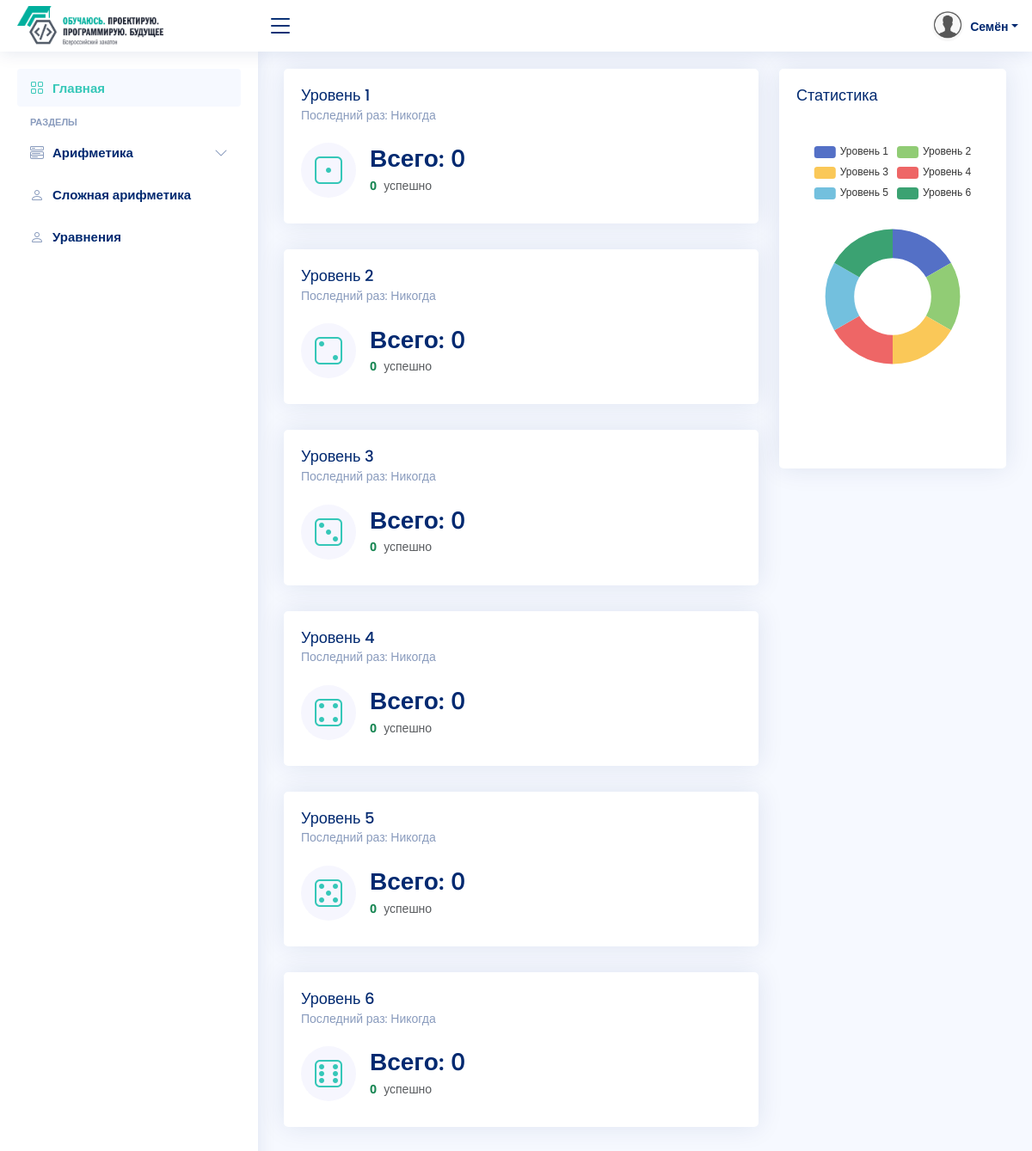
Screenshot of /subtraction (signed in) with the database file from the repository.
### data/users.py (models this page shows, shortened)
class User(SqlAlchemyBase, UserMixin, SerializerMixin):
    __tablename__ = 'users'
    id = Column(Integer, primary_key=True, autoincrement=True)
    name = Column(String, nullable=True)
    about = Column(String, nullable=True)
    email = Column(String, index=True, unique=True, nullable=True)
    hashed_password = Column(String, nullable=True)
    created_date = Column(String, default=datetime.datetime.now().strftime("%d.%m.%Y %H:%M"))
    total_score = Column(Integer, default=0)
    source_image = Column(String, nullable=True, default='default.png')
    score = orm.relationship("Score", back_populates='user')

### data/score.py (models this page shows)
class Score(SqlAlchemyBase, SerializerMixin):
    __tablename__ = 'score'
    id = Column(Integer, primary_key=True, autoincrement=True)
    level_rate = Column(Integer, nullable=True, default=0)
    level_all = Column(Integer, nullable=True, default=0)
    level_last_date = Column(String, nullable=True, default="Никогда")
    level_url_image = Column(String, nullable=True)
    level_answer = Column(String, nullable=True)
    user_id = Column(Integer, ForeignKey("users.id"))
    user = orm.relationship('User')
    difficulty_levels_id = Column(Integer, ForeignKey("difficulty_levels.id"))
    difficulty_levels = orm.relationship('Difficulty_levels')

### data/difficulty_levels.py (models this page shows)
class Difficulty_levels(SqlAlchemyBase):
    __tablename__ = 'difficulty_levels'
    id = Column(Integer, primary_key=True, autoincrement=True)
    difficulty_levels_title = Column(String)
    difficulty_levels_complexity = Column(Integer)
    difficulty_levels_type = Column(String)
    difficulty_levels_weight = Column(Integer)
    score = orm.relationship("Score", back_populates='difficulty_levels')

### main.py (the view)
@app.route("/subtraction")
@login_required
def dashboard_subtraction():
    return render('subtraction')

### data/db_session.py (called while the page is built)
def create_session() -> Session:
    global __factory
    return __factory()

### main.py (called while the page is built)
@login_manager.user_loader
def load_user(user_id):
    db_sess = db_session.create_session()
    return db_sess.query(User).get(user_id)

def render(title):
    db_sess = db_session.create_session()
    score = db_sess.query(Score).filter(Score.user_id == current_user.id).all()
    score = [item for item in score if item.difficulty_levels.difficulty_levels_type == title]
    params = json.dumps([{'value': i.level_rate, 'name': i.difficulty_levels.difficulty_levels_title} for i in score])
    return render_template("dashboard.html", score=score, params=params, title='Задачи')

### templates/dashboard.html
{% extends "base.html" %}
{% block content %}
<section class="section dashboard">
    <div class="row">
        <div class="col-lg-8">
            <div class="row">
                {% for item in score %}
                <div class="col-xxl-6 col-md-12">
                    <a href="{{ item.difficulty_levels.difficulty_levels_type }}/{{ item.difficulty_levels.id }}">
                        <div class="card info-card sales-card">
                            <div class="card-body">
                                <h5 class="card-title">{{ item.difficulty_levels.difficulty_levels_title }} <br>
                                    <span>Последний раз: {{ item.level_last_date }}</span></h5>
                                <div class="d-flex align-items-center">
                                    <div class="card-icon rounded-circle d-flex align-items-center justify-content-center">
                                        <i class="bi bi-dice-{{ loop.index }}"></i>
                                    </div>
                                    <div class="ps-3">
                                        <h6>Всего: {{ item.level_all }}</h6>
                                        <span class="text-success small pt-1 fw-bold">{{  item.level_rate }}</span>
                                        <span class="text-muted small pt-2 ps-1">успешно</span>
                                    </div>
                                </div>
                            </div>
                        </div>
                    </a>
                </div>
                {% endfor %}
            </div>
        </div>
        <div class="col-lg-4">
            <div class="card">
                <div class="card-body pb-0">
                    <h5 class="card-title">Статистика</h5>
                    <div id="trafficChart" style="min-height: 400px;" class="echart"></div>
                    <script>
                        var params = {{ params | safe }};
                        document.addEventListener("DOMContentLoaded", () => {
                            echarts.init(document.querySelector("#trafficChart")).setOption({
                                tooltip: {
                                    trigger: 'item'
                                },
                                legend: {
                                    top: '5%',
                                    left: 'center'
                                },
                                series: [{
                                    name: 'Всего верных',
                                    type: 'pie',
                                    radius: ['40%', '70%'],
                                    avoidLabelOverlap: false,
                                    label: {
                                        show: false,
                                        position: 'center'
                                    },
                                    emphasis: {
                                        label: {
                                            show: true,
                                            fontSize: '18',
                                            fontWeight: 'bold'
                                        }
                                    },
                                    labelLine: {
                                        show: false
                                    },
                                    data: params
                                }]
                            });
                        });
                    </script>
                </div>
            </div>
        </div>
    </div>
</section>
{% endblock %}

### templates/header.html (shortened to what this page needs)
<header id="header" class="header fixed-top d-flex align-items-center">
    <div class="d-flex align-items-center justify-content-between">
        <a href="/dashboard" class="logo d-flex align-items-center">
            <img src="../static/assets/img/logo.png" alt="" style="width: 170px;">
        </a>
        <i class="bi bi-list toggle-sidebar-btn"></i>
    </div>
    <nav class="header-nav ms-auto">
        <ul class="d-flex align-items-center">
            {% if current_user.is_authenticated %}
                <li class="nav-item dropdown pe-3">
                    <a class="nav-link nav-profile d-flex align-items-center pe-0" href="#" data-bs-toggle="dropdown">
                        <img src="../static/assets/img/service/images_profiles_users/{{ current_user.source_image }}"
                             alt="Profile" class="rounded-circle" style="width: 36px; height: 36px;">
                        <span class="d-none d-md-block dropdown-toggle ps-2">{{ current_user.name }}</span>
                    </a>
                </li>
            {% else %}
                <li>
                    <a class="btn btn-primary " href="/register">Зарегистрироваться</a>
                    <a class="btn btn-success" href="/login">Войти</a>
                </li>
            {% endif %}
        </ul>
    </nav>
</header>

### static/assets/css/style.css (style rules this page uses)
:root { scroll-behavior: smooth; --theme-1: #35c7b8; --theme-2: #2daea2; --white: #ffffff; }
body { font-family: "Open Sans", sans-serif; background: #f6f9ff; color: #444444; }
a { color: var(--theme-1); text-decoration: none; }
h1, h2, h3, h4, h5, h6 { font-family: "Nunito", sans-serif; }
.card { margin-bottom: 30px; border: none; border-radius: 5px; box-shadow: 0px 0 30px rgba(1, 41, 112, 0.1); }
.card-title { padding: 20px 0 15px 0; font-size: 18px; font-weight: 500; color: #012970; font-family: "Poppins", sans-serif; }
.card-title span { color: #899bbd; font-size: 14px; font-weight: 400; }
.card-body { padding: 0 20px 20px 20px; }
.logo { line-height: 1; }
@media (min-width: 1200px) { .logo { width: 280px; } }
.header { transition: all 0.5s; z-index: 997; height: 60px; box-shadow: 0px 2px 20px rgba(1, 41, 112, 0.1); background-color: #fff; padding-left: 20px; }
.header .toggle-sidebar-btn { font-size: 32px; padding-left: 10px; cursor: pointer; color: #012970; }
.header-nav ul { list-style: none; }
.header-nav > ul { margin: 0; padding: 0; }
.header-nav .nav-profile { color: #012970; }
.header-nav .nav-profile img { max-height: 36px; }
.header-nav .nav-profile span { font-size: 14px; font-weight: 600; }
.dashboard .info-card { padding-bottom: 10px; }
.dashboard .info-card h6 { font-size: 28px; color: #012970; font-weight: 700; margin: 0; padding: 0; }
.dashboard .card-icon { font-size: 32px; line-height: 0; width: 64px; height: 64px; flex-shrink: 0; flex-grow: 0; }
.dashboard .sales-card .card-icon { color: var(--theme-1); background: #f6f6fe; }

### rows the page displays
User: source_image (placeholder picture), name "Семён"
Score: difficulty_levels.difficulty_levels_title "Уровень 1", level_last_date "Никогда", level_all "0", level_rate "0"
Score: difficulty_levels.difficulty_levels_title "Уровень 2", level_last_date "Никогда", level_all "0", level_rate "0"
Score: difficulty_levels.difficulty_levels_title "Уровень 3", level_last_date "Никогда", level_all "0", level_rate "0"
Score: difficulty_levels.difficulty_levels_title "Уровень 4", level_last_date "Никогда", level_all "0", level_rate "0"
Score: difficulty_levels.difficulty_levels_title "Уровень 5", level_last_date "Никогда", level_all "0", level_rate "0"
Score: difficulty_levels.difficulty_levels_title "Уровень 6", level_last_date "Никогда", level_all "0", level_rate "0"
